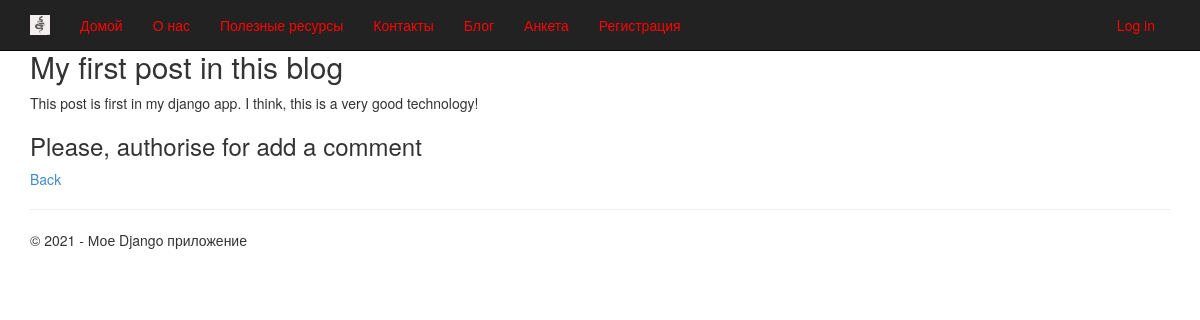
/1/, run on the app's committed database.
### app/models.py (models this page shows, shortened)
class Blog(models.Model):
    title = models.CharField(max_length=100, unique_for_date='posted', verbose_name='Article')
    description = models.TextField(verbose_name='Synopsis') # Synopsis = short description
    content = models.TextField(verbose_name='Full description')
    posted = models.DateTimeField(default=datetime.now(), db_index=True, verbose_name='Publicated')
    author = models.ForeignKey(User, null=True, blank=True, on_delete = models.SET_NULL, verbose_name = "Author")
    class Meta:
        db_table = 'Posts'                  # name of the DB table
        ordering = ['-posted']              # order of sort data in model ("-" - descending)
        verbose_name = 'blog post'          # name that can we see in administration module
        verbose_name_plural = 'blog post'   # for all posts in blog

### app/views.py (the view)
# urls.py: url(r'^(?P<parametr>\d+)/$', app.views.blogpost, name='blogpost'),
def blogpost(request, parametr):
    post_1 = Blog.objects.get(id=parametr)      # query for choose specific post by parametr
    comments = Comment.objects.filter(post=parametr)
    if request.method == 'POST': # after send data to server by method - POST
        form = CommentForm(request.POST)
        if form.is_valid():
            comment_f = form.save(commit=False)
            comment_f.author = request.user # добавляем (так как этого поля нет в форме) в модель Комментария (Comment)
            comment_f.date = datetime.now() # добавляем в модель Комментария (Comment) текущую дату
            comment_f.post = Blog.objects.get(id=parametr) # добавляем в модель Комментария (Comment) статью, для которой данный комментарий
            comment_f.save() # сохраняем изменения после добавления полей
            return redirect('blogpost', parametr=post_1.id) # переадресация на ту же страницу статьи после отправки комментария
    else:
        form = CommentForm() # создание формы для ввода комментария
    assert isinstance(request, HttpRequest)
    return render(
        request,
        'app/blogpost.html',
        {
            'post_1': post_1,             # transfer specific post for template of web-page
            'comments': comments,
            'form': form,
            'year': datetime.now().year,
        }
    )

### app/templates/app/blogpost.html (shortened to what this page needs)
﻿{% extends "app/layout.html" %}
{% block content %}
    <h2> {{ post_1.title }}</h2>
    <p> {{ post_1.content|linebreaksbr }} </p>
    {% if user.is_authenticated %}
        <h3>Add Comment</h3>
        <form method="post">
            {% csrf_token %}        # protect from CSRF attacks
            <div>
                {{ form.as_p }}
                <button type="submit" class="save btn btn-default">Send Comment</button>
            </div>
        </form>
    {% else %}
        <h3>Please, authorise for add a comment</h3>
    {% endif %}
    <p><a href="{% url 'blog' %}"> Back </a></p>
{% endblock %}

### app/static/app/content/site.css (style rules this page uses)
body { padding-top: 10px; padding-bottom: 10px; }

### data on the page
Blog: title "My first post in this blog", content "This post is first in my django app. I think, this is a very good technology!"
